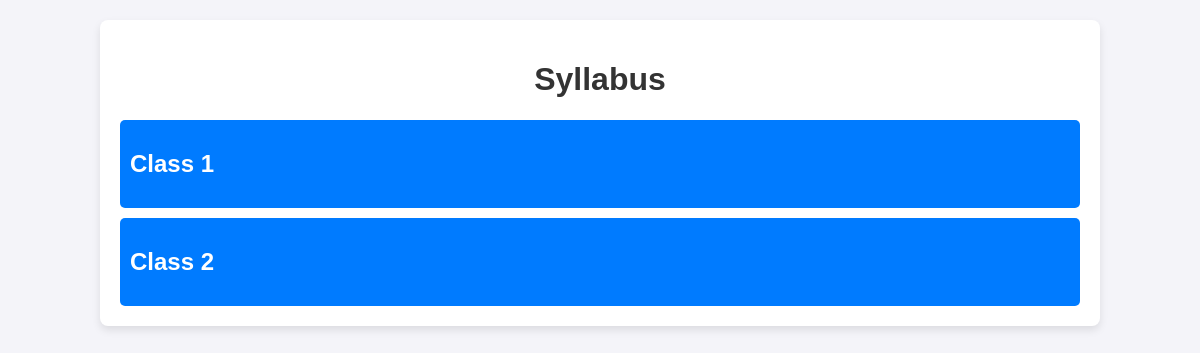
Before: /syllabus/ with the older database file.
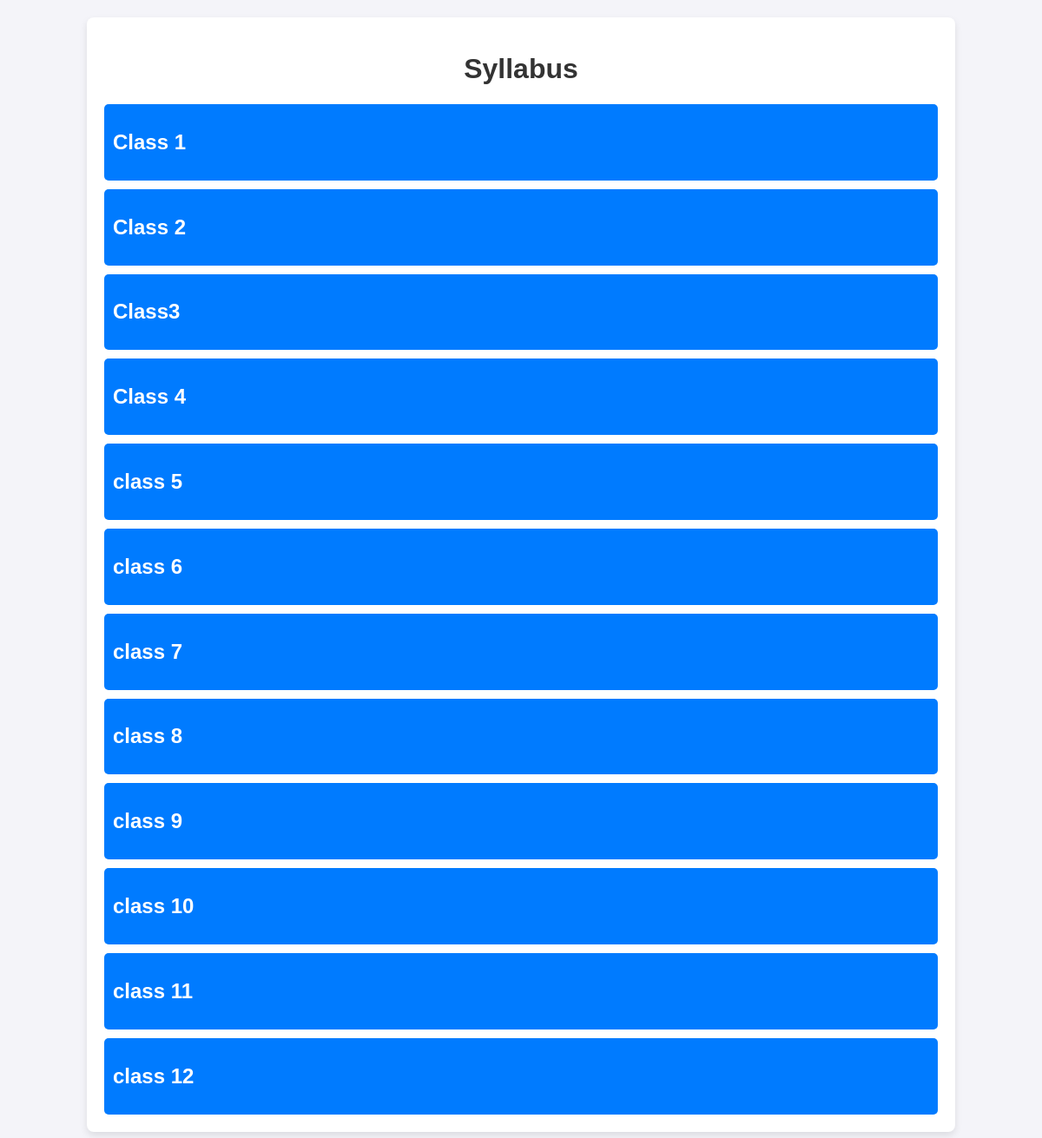
After: the same page with the newer database file.
### webportal/models.py (models this page shows, shortened)
class SchoolClass(models.Model):
    class_name = models.CharField(max_length=255, help_text="The name of the class (e.g., 'Class1,Class2')")
    class_image = models.ImageField(upload_to='class_images/', help_text="Image representing the class")
    age_group = models.CharField(max_length=50, help_text="Age group for the class (e.g., '3-5 Years')")
    time = models.CharField(max_length=50, help_text="Time when the class is held (e.g., '9-10 AM')")
    capacity = models.IntegerField(help_text="Maximum capacity of students in the class")
    created_at = models.DateTimeField(auto_now_add=True)
    updated_at = models.DateTimeField(auto_now=True)

### webportal/views.py (the view)
# urls.py: path('syllabus/', views.syllabus, name='syllabus'),
def syllabus(request):
    schoolclass = SchoolClass.objects.prefetch_related('subjects').all()
    return render(request, 'webportal/syllabus.html', {'schoolclass': schoolclass})

### webportal/templates/webportal/syllabus.html (shortened to what this page needs)
{% load static %}
<!DOCTYPE html>
<html lang="en">
<head>
    <link rel="stylesheet" href="{% static 'webportal/css/syllabus.css' %}">
</head>
<body>
    <div class="container">
        <h1>Syllabus</h1>
        <div class="class-list">
            {% for school_class in schoolclass %}
            <div class="class-item">
                <h2 onclick="toggleSubjects('{{ school_class.id }}')">{{ school_class.class_name }}</h2>
            </div>
            {% endfor %}
        </div>
    </div>
</body>
</html>

### webportal/static/webportal/css/syllabus.css (style rules this page uses)
body { font-family: Arial, sans-serif; margin: 0; padding: 0; background-color: #f4f4f9; }
.container { width: 80%; margin: 20px auto; background: #fff; padding: 20px; border-radius: 8px; box-shadow: 0 4px 8px rgba(0, 0, 0, 0.1); }
h1 { text-align: center; color: #333; }
.class-list { display: flex; flex-direction: column; gap: 10px; }
.class-item { padding: 10px; background-color: #007bff; color: #fff; border-radius: 5px; cursor: pointer; text-align: left; }

Changed rows visible on the page:
added SchoolClass: class_name "Class3"
added SchoolClass: class_name "Class 4"
added SchoolClass: class_name "class 5"
added SchoolClass: class_name "class 6"
added SchoolClass: class_name "class 7"
added SchoolClass: class_name "class 8"
added SchoolClass: class_name "class 9"
added SchoolClass: class_name "class 10"
added SchoolClass: class_name "class 11"
added SchoolClass: class_name "class 12"
